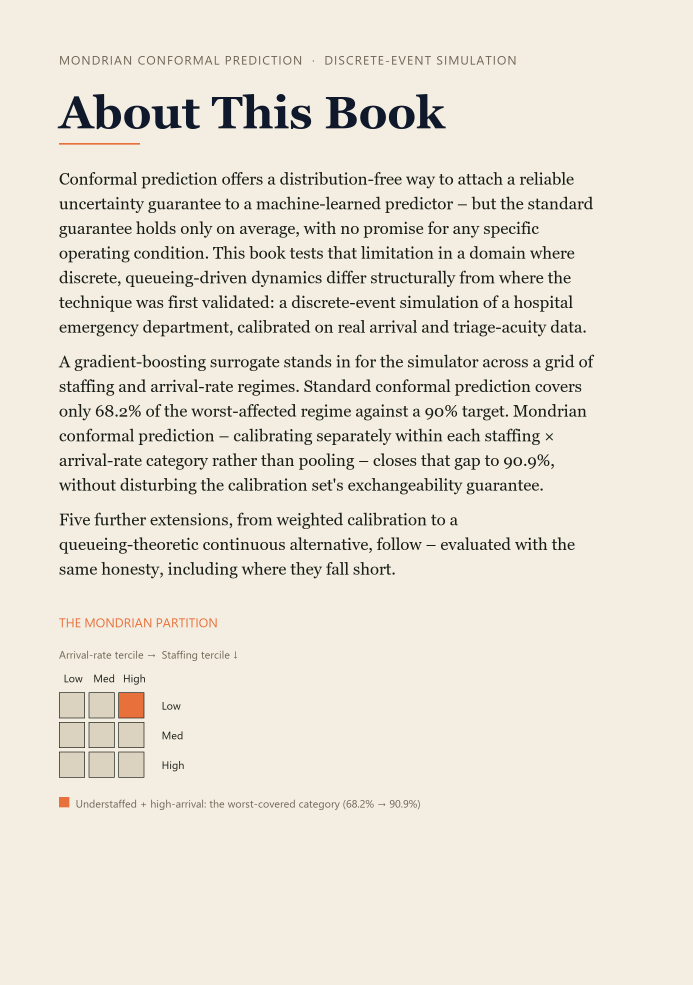
#> input picture reports/assignments/figures/back_cover.png, 2079 x 2953 px, found by its file name (shown at 1/3 size); its folder holds 5 pictures in this run
$ python generate_book_wraparound_cover.py
#> lines starting #> are read from the running program, lines starting #| are printed output that depends on the picture
"""
Single-spread wraparound cover (back cover | spine | front cover), matching
the print-cover-template convention the professor's reference image used -
built by compositing the existing front_cover.png/back_cover.png (generated
by generate_book_covers.py) side by side with a spine panel in between,
rather than regenerating cover art from scratch. Saved as its own PDF in
reports/assignments/, separate from the book itself (which keeps the front
and back covers as its literal first/last pages, not a single spread).

Re-run: .venv\\Scripts\\python.exe reports\\assignments\\generate_book_wraparound_cover.py
"""
import os
from PIL import Image, ImageDraw, ImageFont

FIG_DIR = "reports/assignments/figures"
OUT_DIR = "reports/assignments"

DPI = 300
INK = (16, 25, 43)
INK_3 = (12, 19, 33)
CORAL = (232, 112, 58)
WARM_WHITE = (244, 240, 231)
MUTED_ON_INK = (162, 173, 192)

FONT_DIR = r"C:\Windows\Fonts"


def font(name, size):
    return ImageFont.truetype(os.path.join(FONT_DIR, name), size)


TITLE = "BEYOND MARGINAL GUARANTEES"


def build_spine(height, width, title=TITLE):
    spine = Image.new("RGB", (width, height), INK_3)
    d = ImageDraw.Draw(spine)

    # Title, rendered horizontally then rotated 90 deg clockwise so it
    # reads top-to-bottom on the spine (standard convention: tilt your
    # head left, or rotate the book clockwise, to read it normally).
    tsize = int(width * 0.6)
    tf = font("georgiab.ttf", tsize)
    tmp = Image.new("RGB", (10, 10))
    td = ImageDraw.Draw(tmp)
    text_w = td.textlength(title, font=tf)
    text_h = tsize * 1.3

    label = Image.new("RGB", (int(text_w) + 40, int(text_h)), INK_3)
    ld = ImageDraw.Draw(label)
    ld.text((20, int(text_h * 0.12)), title, font=tf, fill=WARM_WHITE)
    rotated = label.rotate(-90, expand=True)

    rx = (width - rotated.width) // 2
    ry = (height - rotated.height) // 2
    spine.paste(rotated, (rx, ry))

    # thin coral accent ticks top and bottom of the spine, echoing the
    # front cover's own accent rule
    tick_h = int(height * 0.012)
    d.rectangle([0, int(height * 0.06), width, int(height * 0.06) + 4], fill=CORAL)
    d.rectangle([0, height - int(height * 0.06), width, height - int(height * 0.06) + 4], fill=CORAL)

    return spine


def dashed_vline(draw, x, y0, y1, fill, dash=14, gap=10, width=2):
    y = y0
    while y < y1:
        draw.line([(x, y), (x, min(y + dash, y1))], fill=fill, width=width)
        y += dash + gap


def build_wraparound(back_name, front_name, title, out_stem):
#> called with back_name = 'back_cover.png', front_name = 'front_cover.png', title = 'BEYOND MARGINAL GUARANTEES', out_stem = 'book_cover_wraparound'
    back = Image.open(f"{FIG_DIR}/{back_name}")
#> back is the input picture: PIL image 2079x2953 RGB; mean R, G, B 233.8, 228, 216.3
    front = Image.open(f"{FIG_DIR}/{front_name}")
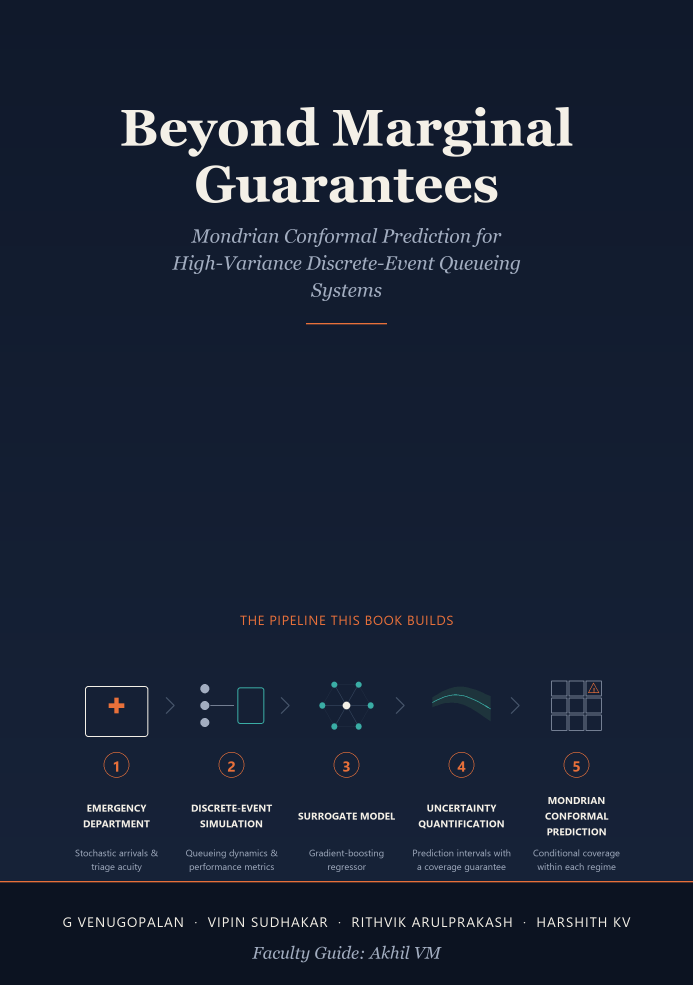
#> input picture reports/assignments/figures/front_cover.png, 2079 x 2953 px, found by its file name (shown at 1/3 size)
#> front is the input picture: PIL image 2079x2953 RGB; mean R, G, B 25.1, 34.5, 52.8
    assert back.size == front.size
    w, h = back.size
#> w = 2079; h = 2953

    spine_w = round(1.3 / 2.54 * DPI)  # 1.3cm spine, a plausible width for a book this length
    spine = build_spine(h, spine_w, title=title)

    total_w = w + spine_w + w
#> total_w = 4312
    spread = Image.new("RGB", (total_w, h), INK)
    spread.paste(back, (0, 0))
    spread.paste(spine, (w, 0))
    spread.paste(front, (w + spine_w, 0))

    d = ImageDraw.Draw(spread)
    dashed_vline(d, w, 0, h, MUTED_ON_INK)
    dashed_vline(d, w + spine_w, 0, h, MUTED_ON_INK)

    png_path = f"{FIG_DIR}/{out_stem}.png"
    spread.save(png_path, dpi=(DPI, DPI))
    print("Saved", png_path)

    pdf_path = f"{OUT_DIR}/{out_stem}.pdf"
    spread.save(pdf_path, "PDF", resolution=DPI)
    print("Saved", pdf_path)


def main():
    build_wraparound("back_cover.png", "front_cover.png", "BEYOND MARGINAL GUARANTEES",
                      "book_cover_wraparound")
    build_wraparound("back_cover2.png", "front_cover2.png", "WHEN EXTRAPOLATION FAILS",
                      "book_cover_wraparound2")
#> call 2 of build_wraparound, with back_name = 'back_cover2.png', front_name = 'front_cover2.png', title = 'WHEN EXTRAPOLATION FAILS', out_stem = 'book_cover_wraparound2'
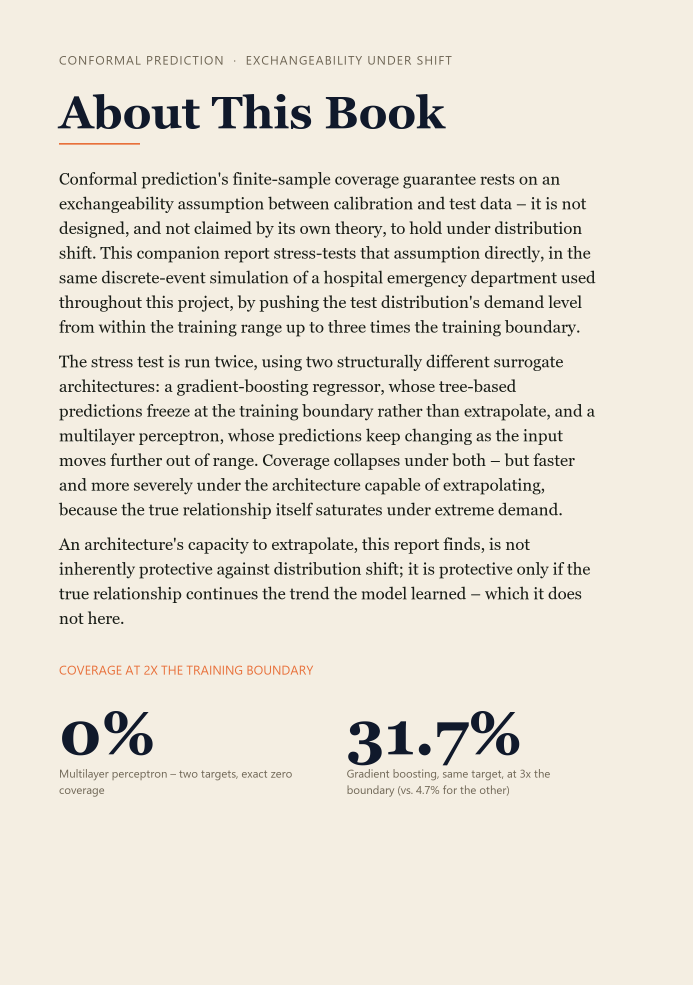
#> input picture reports/assignments/figures/back_cover2.png, 2079 x 2953 px, found by its file name (shown at 1/3 size)
#> in build_wraparound, back is the input picture: PIL image 2079x2953 RGB; mean R, G, B 232.1, 226.5, 215.1
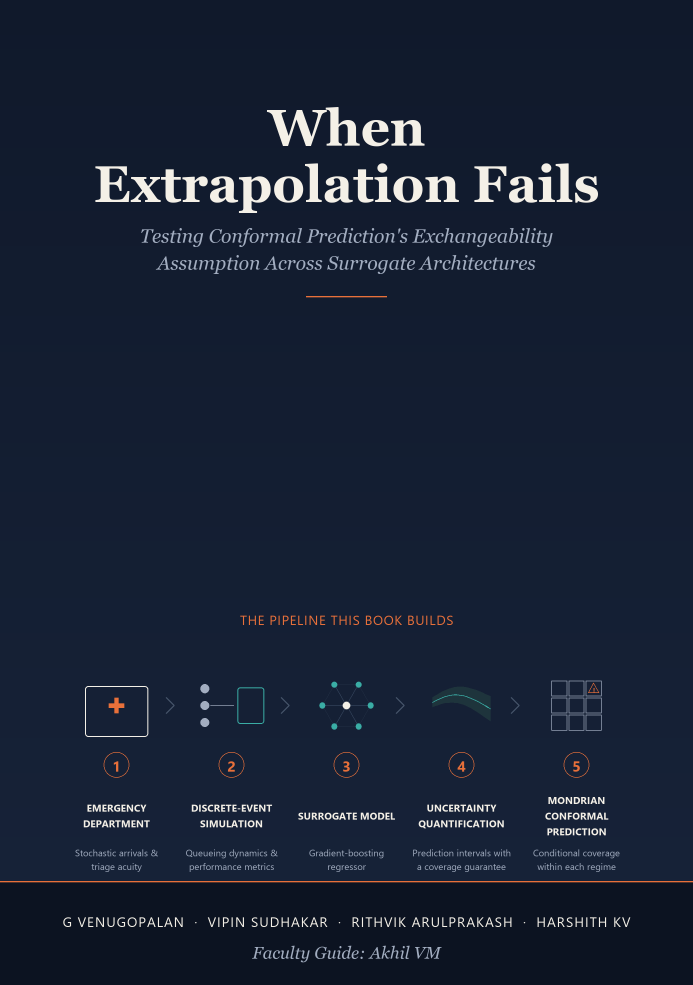
#> input picture reports/assignments/figures/front_cover2.png, 2079 x 2953 px, found by its file name (shown at 1/3 size)
#> in build_wraparound, front is the input picture: PIL image 2079x2953 RGB; mean R, G, B 24.7, 34.1, 52.5
#> call 2 of build_spine, with height = 2953, width = 154, title = 'WHEN EXTRAPOLATION FAILS'
#> in build_spine (call 2), `label = Image.new("RGB", (int(text_w) + 40, int(text_h)), INK_3)`:
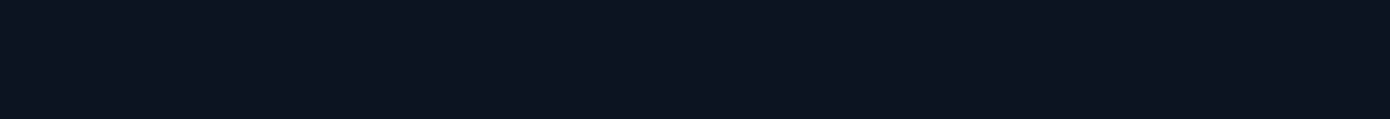
#> label: PIL image 1390x119 RGB; mean R, G, B 12, 19, 33
#> in build_spine (call 2), `rotated = label.rotate(-90, expand=True)`:
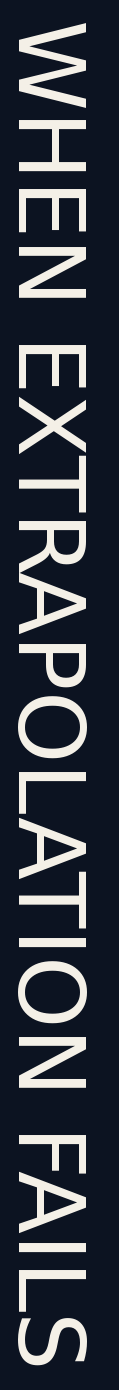
#> rotated: PIL image 119x1390 RGB; mean R, G, B 51.1, 56.2, 66.3
#> in build_spine (call 2), `spine.paste(rotated, (rx, ry))`:
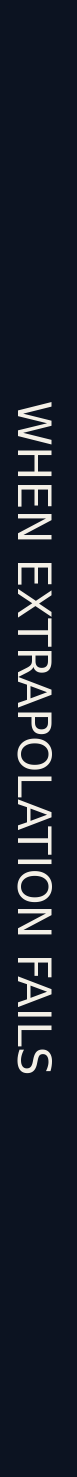
#> spine: PIL image 154x2953 RGB (shown at 1/2 size); mean R, G, B 26.2, 32.5, 45.1
#> in build_wraparound (call 2), `spread.paste(front, (w + spine_w, 0))`:
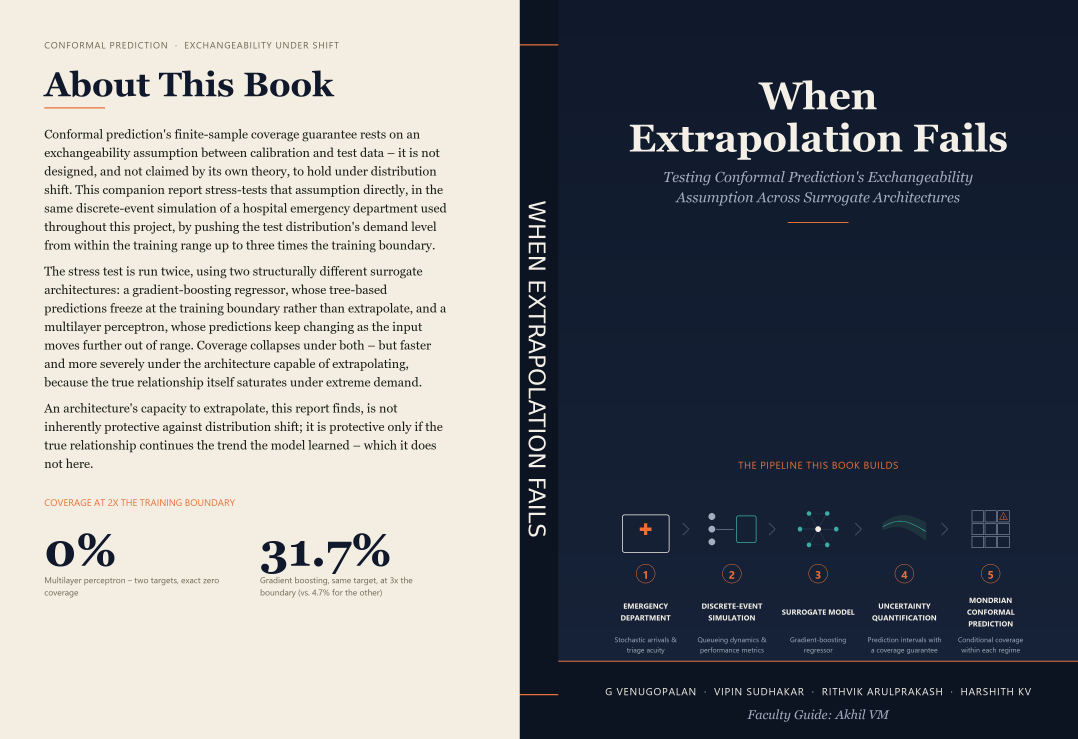
#> spread: PIL image 4312x2953 RGB (shown at 1/4 size); mean R, G, B 124.8, 126.8, 130.6


if __name__ == "__main__":
    main()
